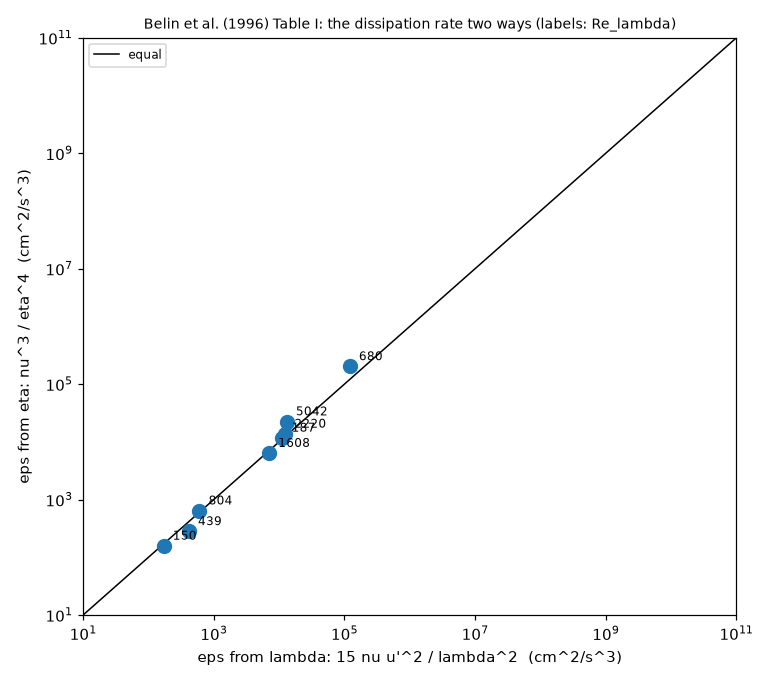

Source code (Python):
"""belin_table1_eps.py  v01  Table I of Belin et al. (1996): the dissipation rate eps calculated two ways, which must agree if the table is consistent.
    from eta      eps = nu^3 / eta^4
    from lambda   eps = 15 nu u'^2 / lambda^2
(cm, s units; 1 cm^2/s^3 = 1e-4 W/kg).  Points are labelled with Re_lambda = u' lambda / nu.
Usage: python belin_table1_eps.py     writes belin_table1_eps.png and prints the values

Versions  M01 m01.v01 (2026-11-13): first version.
"""
import os

import matplotlib
matplotlib.use("Agg")
import matplotlib.pyplot as plt
import numpy as np

HERE = os.path.dirname(os.path.abspath(__file__))
ROWS = [(2, 1.6e-2, 39, 8, 3000, 127), (2, 2.1e-2, 284, 94, 1520, 26), (2, 4.6e-4, 128, 37, 276, 2.9), (2, 3.3e-4, 136, 52, 320, 2), (2, 4.4e-4, 128, 27, 262, 3.4),
        (2, 1.1e-3, 64, 13, 680, 12), (1, 2.7e-2, 118, 29, 1740, 64), (1, 2.6e-4, 27.4, 6.1, 187, 5)]      # cell, nu, U, u', lambda (um), eta (um)


def main():
    nu, U, up, lam, eta = (np.array([r[i] for r in ROWS], float) for i in range(1, 6))
    lam_cm, eta_cm = lam * 1e-4, eta * 1e-4
    eps_eta = nu ** 3 / eta_cm ** 4
    eps_lam = 15 * nu * up ** 2 / lam_cm ** 2
    eps_u3 = up ** 3 / 1.0                                                      # u'^3 / L with L = 1 cm, for the order of magnitude only
    Rl = up * lam_cm / nu
    fig, ax = plt.subplots(figsize=(7, 6.2))
    lim = [1e1, 1e11]
    ax.plot(lim, lim, "k-", lw=1, label="equal")
    ax.loglog(eps_lam, eps_eta, "o", ms=9, color="tab:blue")
    for x, y, r in zip(eps_lam, eps_eta, Rl):
        ax.annotate("%.0f" % r, (x, y), textcoords="offset points", xytext=(6, 4), fontsize=8)
    ax.set_xlim(lim)
    ax.set_ylim(lim)
    ax.set_xlabel("eps from lambda: 15 nu u'^2 / lambda^2  (cm^2/s^3)")
    ax.set_ylabel("eps from eta: nu^3 / eta^4  (cm^2/s^3)")
    ax.set_title("Belin et al. (1996) Table I: the dissipation rate two ways (labels: Re_lambda)", fontsize=9)
    ax.legend(fontsize=8)
    fig.tight_layout()
    fig.savefig(os.path.join(HERE, "belin_table1_eps.png"), dpi=110)
    print("Re_lambda   eps(eta) cm2/s3   eps(lambda) cm2/s3   eps(eta) W/kg   ratio eta/lambda")
    for r, a, b in zip(Rl, eps_eta, eps_lam):
        print("%7.0f     %10.3g        %10.3g          %9.3g     %5.2f" % (r, a, b, a * 1e-4, a / b))


if __name__ == "__main__":
    main()
